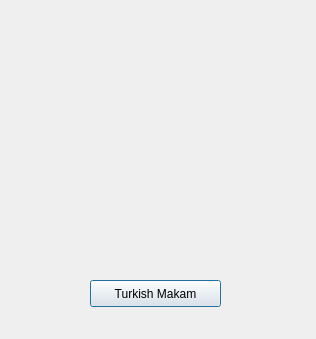
<?xml version="1.0" encoding="UTF-8"?>
<ui version="4.0">
 <class>Dialog_compmusic</class>
 <widget class="QDialog" name="Dialog_compmusic">
  <property name="geometry">
   <rect>
    <x>0</x>
    <y>0</y>
    <width>316</width>
    <height>339</height>
   </rect>
  </property>
  <property name="minimumSize">
   <size>
    <width>316</width>
    <height>339</height>
   </size>
  </property>
  <property name="maximumSize">
   <size>
    <width>316</width>
    <height>339</height>
   </size>
  </property>
  <property name="windowTitle">
   <string>CompMusic</string>
  </property>
  <property name="windowIcon">
   <iconset resource="resource-compmusic.qrc">
    <normaloff>:/compmusic/images/compmusic-logo-white.png</normaloff>:/compmusic/images/compmusic-logo-white.png</iconset>
  </property>
  <property name="layoutDirection">
   <enum>Qt::LeftToRight</enum>
  </property>
  <property name="styleSheet">
   <string notr="true"/>
  </property>
  <widget class="QLabel" name="label_compmusic_logo">
   <property name="geometry">
    <rect>
     <x>30</x>
     <y>10</y>
     <width>261</width>
     <height>261</height>
    </rect>
   </property>
   <property name="text">
    <string/>
   </property>
   <property name="pixmap">
    <pixmap resource="resource-compmusic.qrc">:/compmusic/images/compmusic-logo-white.png</pixmap>
   </property>
   <property name="scaledContents">
    <bool>true</bool>
   </property>
  </widget>
  <widget class="QPushButton" name="pushButton">
   <property name="geometry">
    <rect>
     <x>90</x>
     <y>280</y>
     <width>131</width>
     <height>27</height>
    </rect>
   </property>
   <property name="sizePolicy">
    <sizepolicy hsizetype="Fixed" vsizetype="Fixed">
     <horstretch>0</horstretch>
     <verstretch>0</verstretch>
    </sizepolicy>
   </property>
   <property name="cursor">
    <cursorShape>ArrowCursor</cursorShape>
   </property>
   <property name="text">
    <string>Turkish Makam</string>
   </property>
  </widget>
 </widget>
 <resources>
  <include location="resource-compmusic.qrc"/>
 </resources>
 <connections/>
</ui>
